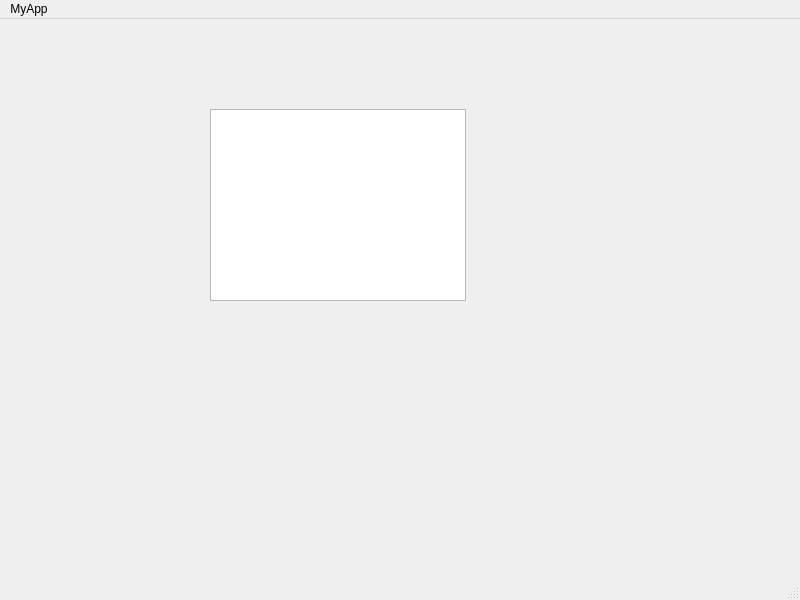
<?xml version="1.0" encoding="UTF-8"?>
<ui version="4.0">
 <class>DashboardWindow</class>
 <widget class="QMainWindow" name="DashboardWindow">
  <property name="geometry">
   <rect>
    <x>0</x>
    <y>0</y>
    <width>800</width>
    <height>600</height>
   </rect>
  </property>
  <property name="windowTitle">
   <string>MainWindow</string>
  </property>
  <widget class="QWidget" name="centralwidget">
   <widget class="QGraphicsView" name="graphicsView">
    <property name="geometry">
     <rect>
      <x>210</x>
      <y>90</y>
      <width>256</width>
      <height>192</height>
     </rect>
    </property>
   </widget>
  </widget>
  <widget class="QMenuBar" name="menubar">
   <property name="geometry">
    <rect>
     <x>0</x>
     <y>0</y>
     <width>800</width>
     <height>25</height>
    </rect>
   </property>
   <widget class="QMenu" name="menuMyApp">
    <property name="title">
     <string>MyApp</string>
    </property>
   </widget>
   <addaction name="menuMyApp"/>
  </widget>
  <widget class="QStatusBar" name="statusbar"/>
 </widget>
 <resources/>
 <connections/>
</ui>
